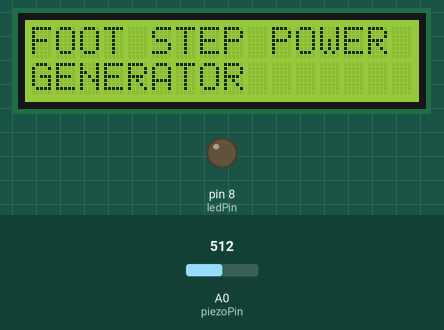
Recording of a sketch running on a simulated Arduino Uno, built with avr-gcc and run on an emulated ATmega328P. On the bench: 16×2 character LCD, output pins drawn as LEDs (lit = HIGH). The test bench sets the inputs (shaded band); at power-on: A0 (piezoPin) = 512. What the sketch prints to the serial monitor is not drawn.

Above: at 0.1 s.
At 2.4 s:
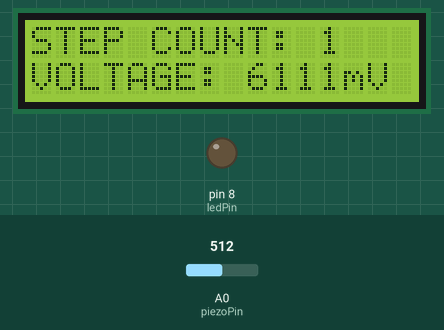
Timing chart, 0 to 3.9 s (numbered marks = the images above):
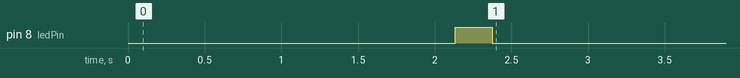

The sketch:

FootStep_Power.ino
```cpp
#include <Wire.h>
#include <LiquidCrystal_I2C.h>

// Constants
const int piezoPin = A0;
const int ledPin = 8;
const int threshold = 100;        // Minimum analog value to detect a step
const long ledInterval = 100;     // LED off delay in ms
const int debounceDelay = 200;    // Debounce delay after step in ms

// Variables
bool stepDetected = false;
int stepCount = 0;
unsigned long ledOnTime = 0;
float vout, vin;

LiquidCrystal_I2C lcd(0x27, 16, 2);

void setup() {
  Serial.begin(9600);
  pinMode(ledPin, OUTPUT);
  digitalWrite(ledPin, LOW);

  lcd.init();
  lcd.backlight();

  // Startup display
  lcd.setCursor(0, 0);
  lcd.print("FOOT STEP POWER");
  lcd.setCursor(0, 1);
  lcd.print("GENERATOR");
  delay(2000);
  lcd.clear();
  lcd.setCursor(0, 0);
  lcd.print("STEP COUNT:");
  lcd.setCursor(0, 1);
  lcd.print("VOLTAGE: 0mV");
}

void loop() {
  unsigned long currentMillis = millis();

  // Read and average analog input
  int total = 0;
  const int samples = 10;
  for (int i = 0; i < samples; i++) {
    total += analogRead(piezoPin);
    delay(2);
  }
  int analogValue = total / samples;

  // Step detection
  if (analogValue > threshold && !stepDetected) {
    stepDetected = true;
    stepCount++;

    // Turn LED ON and record time
    digitalWrite(ledPin, HIGH);
    ledOnTime = currentMillis;

    // Update LCD step count
    lcd.setCursor(12, 0);
    lcd.print("    ");  // Clear old count
    lcd.setCursor(12, 0);
    lcd.print(stepCount);

    // Voltage calculation
    vout = (analogValue * 5.0) / 1024.0;
    vin = (vout / 0.040909) * 100.0;  // Convert to mV

    // Display voltage
    lcd.setCursor(9, 1);
    lcd.print("     "); // Clear previous value
    lcd.setCursor(9, 1);
    if (vin > 100.0) {
      lcd.print((int)vin);
      lcd.print("mV");
    } else {
      lcd.print("0mV");
    }

    // Serial output
    Serial.print("Step: ");
    Serial.print(stepCount);
    Serial.print(" | Voltage: ");
    Serial.print((int)vin);
    Serial.println(" mV");

    delay(debounceDelay); // Debounce delay
  } else if (analogValue <= threshold) {
    stepDetected = false;
  }

  // Turn off LED after interval
  if (digitalRead(ledPin) == HIGH && (currentMillis - ledOnTime >= ledInterval)) {
    digitalWrite(ledPin, LOW);
  }
}
```

Measured:
- by itself, pin 8 (ledPin): LOW → HIGH at 2.1 s, → LOW 0.24 s later
